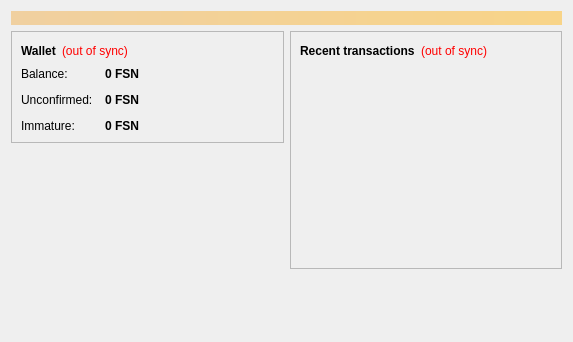
<?xml version="1.0" encoding="UTF-8"?>
<ui version="4.0">
 <class>OverviewPage</class>
 <widget class="QWidget" name="OverviewPage">
  <property name="geometry">
   <rect>
    <x>0</x>
    <y>0</y>
    <width>573</width>
    <height>342</height>
   </rect>
  </property>
  <property name="windowTitle">
   <string>Form</string>
  </property>
  <layout class="QVBoxLayout" name="topLayout">
   <item>
    <widget class="QLabel" name="labelAlerts">
     <property name="visible">
      <bool>false</bool>
     </property>
     <property name="styleSheet">
      <string notr="true">background-color: qlineargradient(x1: 0, y1: 0, x2: 1, y2: 0, stop:0 #F0D0A0, stop:1 #F8D488); color:#000000;</string>
     </property>
     <property name="wordWrap">
      <bool>true</bool>
     </property>
     <property name="margin">
      <number>3</number>
     </property>
    </widget>
   </item>
   <item>
    <layout class="QHBoxLayout" name="horizontalLayout" stretch="1,1">
     <item>
      <layout class="QVBoxLayout" name="verticalLayout_2">
       <item>
        <widget class="QFrame" name="frame">
         <property name="frameShape">
          <enum>QFrame::StyledPanel</enum>
         </property>
         <property name="frameShadow">
          <enum>QFrame::Raised</enum>
         </property>
         <layout class="QVBoxLayout" name="verticalLayout_4">
          <item>
           <layout class="QHBoxLayout" name="horizontalLayout_4">
            <item>
             <widget class="QLabel" name="label_5">
              <property name="font">
               <font>
                <weight>75</weight>
                <bold>true</bold>
               </font>
              </property>
              <property name="text">
               <string>Wallet</string>
              </property>
             </widget>
            </item>
            <item>
             <widget class="QLabel" name="labelWalletStatus">
              <property name="toolTip">
               <string>The displayed information may be out of date. Your wallet automatically synchronizes with the Fusion network after a connection is established, but this process has not completed yet.</string>
              </property>
              <property name="styleSheet">
               <string notr="true">QLabel { color: red; }</string>
              </property>
              <property name="text">
               <string notr="true">(out of sync)</string>
              </property>
              <property name="alignment">
               <set>Qt::AlignLeading|Qt::AlignLeft|Qt::AlignVCenter</set>
              </property>
             </widget>
            </item>
            <item>
             <spacer name="horizontalSpacer_2">
              <property name="orientation">
               <enum>Qt::Horizontal</enum>
              </property>
              <property name="sizeHint" stdset="0">
               <size>
                <width>40</width>
                <height>20</height>
               </size>
              </property>
             </spacer>
            </item>
           </layout>
          </item>
          <item>
           <layout class="QFormLayout" name="formLayout_2">
            <property name="fieldGrowthPolicy">
             <enum>QFormLayout::AllNonFixedFieldsGrow</enum>
            </property>
            <property name="horizontalSpacing">
             <number>12</number>
            </property>
            <property name="verticalSpacing">
             <number>12</number>
            </property>
            <item row="0" column="0">
             <widget class="QLabel" name="label">
              <property name="text">
               <string>Balance:</string>
              </property>
             </widget>
            </item>
            <item row="0" column="1">
             <widget class="QLabel" name="labelBalance">
              <property name="font">
               <font>
                <weight>75</weight>
                <bold>true</bold>
               </font>
              </property>
              <property name="cursor">
               <cursorShape>IBeamCursor</cursorShape>
              </property>
              <property name="toolTip">
               <string>Your current balance</string>
              </property>
              <property name="text">
               <string notr="true">0 FSN</string>
              </property>
              <property name="textInteractionFlags">
               <set>Qt::LinksAccessibleByMouse|Qt::TextSelectableByKeyboard|Qt::TextSelectableByMouse</set>
              </property>
             </widget>
            </item>
            <item row="1" column="0">
             <widget class="QLabel" name="label_3">
              <property name="text">
               <string>Unconfirmed:</string>
              </property>
             </widget>
            </item>
            <item row="1" column="1">
             <widget class="QLabel" name="labelUnconfirmed">
              <property name="font">
               <font>
                <weight>75</weight>
                <bold>true</bold>
               </font>
              </property>
              <property name="cursor">
               <cursorShape>IBeamCursor</cursorShape>
              </property>
              <property name="toolTip">
               <string>Total of transactions that have yet to be confirmed, and do not yet count toward the current balance</string>
              </property>
              <property name="text">
               <string notr="true">0 FSN</string>
              </property>
              <property name="textInteractionFlags">
               <set>Qt::LinksAccessibleByMouse|Qt::TextSelectableByKeyboard|Qt::TextSelectableByMouse</set>
              </property>
             </widget>
            </item>
            <item row="2" column="0">
             <widget class="QLabel" name="labelImmatureText">
              <property name="text">
               <string>Immature:</string>
              </property>
             </widget>
            </item>
            <item row="2" column="1">
             <widget class="QLabel" name="labelImmature">
              <property name="font">
               <font>
                <weight>75</weight>
                <bold>true</bold>
               </font>
              </property>
              <property name="toolTip">
               <string>Mined balance that has not yet matured</string>
              </property>
              <property name="text">
               <string notr="true">0 FSN</string>
              </property>
              <property name="textInteractionFlags">
               <set>Qt::LinksAccessibleByMouse|Qt::TextSelectableByKeyboard|Qt::TextSelectableByMouse</set>
              </property>
             </widget>
            </item>
           </layout>
          </item>
         </layout>
        </widget>
       </item>
       <item>
        <spacer name="verticalSpacer">
         <property name="orientation">
          <enum>Qt::Vertical</enum>
         </property>
         <property name="sizeHint" stdset="0">
          <size>
           <width>20</width>
           <height>40</height>
          </size>
         </property>
        </spacer>
       </item>
      <item>
         <widget class="QLabel" name="coinimage">
          <property name="text">
           <string/>
          </property>
          <property name="pixmap">
           <pixmap resource="../bitcoin.qrc">:/icons/bitcoin</pixmap>
          </property>
          <property name="scaledContents">
           <bool>false</bool>
          </property>
          <property name="alignment">
           <set>Qt::AlignCenter</set>
          </property>
          <property name="margin">
           <number>-2</number>
          </property>
         </widget>
        </item>
      </layout>
     </item>
     <item>
      <layout class="QVBoxLayout" name="verticalLayout_3">
       <item>
        <widget class="QFrame" name="frame_2">
         <property name="frameShape">
          <enum>QFrame::StyledPanel</enum>
         </property>
         <property name="frameShadow">
          <enum>QFrame::Raised</enum>
         </property>
         <layout class="QVBoxLayout" name="verticalLayout">
          <item>
           <layout class="QHBoxLayout" name="horizontalLayout_2">
            <item>
             <widget class="QLabel" name="label_4">
              <property name="text">
               <string>&lt;b&gt;Recent transactions&lt;/b&gt;</string>
              </property>
             </widget>
            </item>
            <item>
             <widget class="QLabel" name="labelTransactionsStatus">
              <property name="toolTip">
               <string>The displayed information may be out of date. Your wallet automatically synchronizes with the Fusion network after a connection is established, but this process has not completed yet.</string>
              </property>
              <property name="styleSheet">
               <string notr="true">QLabel { color: red; }</string>
              </property>
              <property name="text">
               <string notr="true">(out of sync)</string>
              </property>
              <property name="alignment">
               <set>Qt::AlignRight|Qt::AlignTrailing|Qt::AlignVCenter</set>
              </property>
             </widget>
            </item>
            <item>
             <spacer name="horizontalSpacer">
              <property name="orientation">
               <enum>Qt::Horizontal</enum>
              </property>
              <property name="sizeHint" stdset="0">
               <size>
                <width>40</width>
                <height>20</height>
               </size>
              </property>
             </spacer>
            </item>
           </layout>
          </item>
          <item>
           <widget class="QListView" name="listTransactions">
            <property name="styleSheet">
             <string notr="true">QListView { background: transparent; }</string>
            </property>
            <property name="frameShape">
             <enum>QFrame::NoFrame</enum>
            </property>
            <property name="verticalScrollBarPolicy">
             <enum>Qt::ScrollBarAlwaysOff</enum>
            </property>
            <property name="horizontalScrollBarPolicy">
             <enum>Qt::ScrollBarAlwaysOff</enum>
            </property>
            <property name="selectionMode">
             <enum>QAbstractItemView::NoSelection</enum>
            </property>
           </widget>
          </item>
         </layout>
        </widget>
       </item>
       <item>
        <spacer name="verticalSpacer_2">
         <property name="orientation">
          <enum>Qt::Vertical</enum>
         </property>
         <property name="sizeHint" stdset="0">
          <size>
           <width>20</width>
           <height>40</height>
          </size>
         </property>
        </spacer>
       </item>
      </layout>
     </item>
    </layout>
   </item>
  </layout>
 </widget>
 <resources/>
 <connections/>
</ui>
